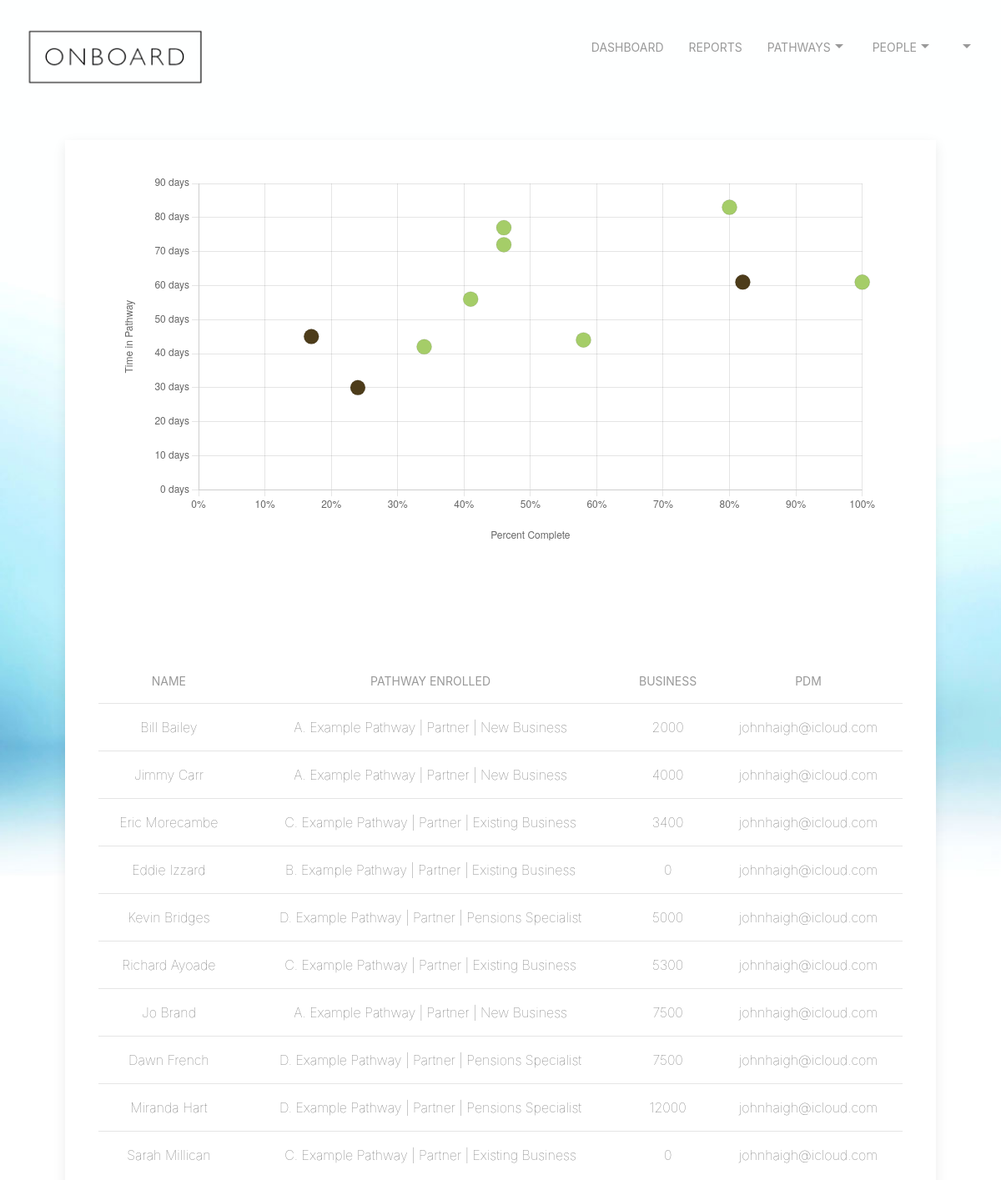
The app's page /view (signed in, upper part), older data.
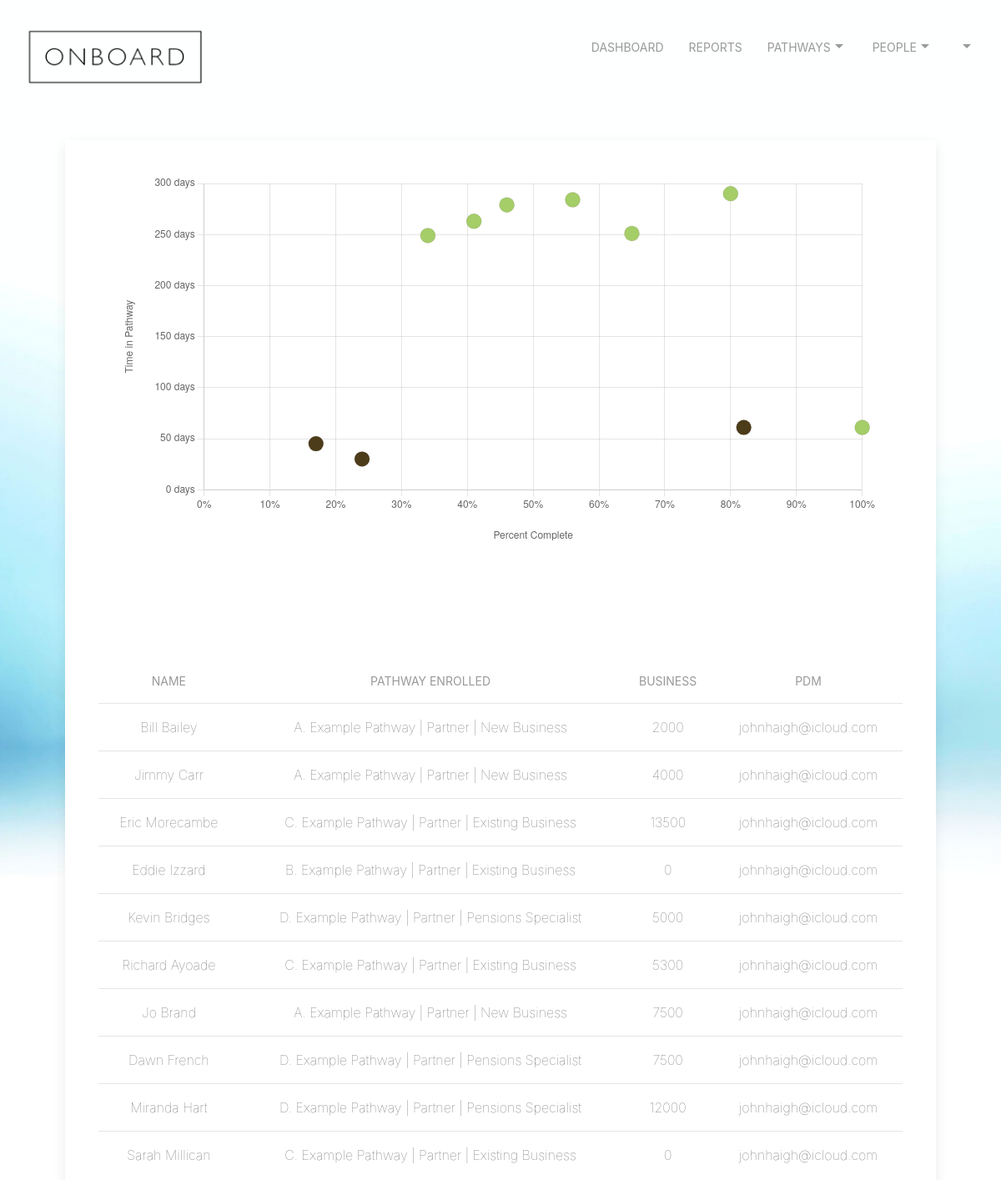
The same page, newer data.
### tables this page shows
CREATE TABLE "people" (
	"id"	integer NOT NULL,
	"firstname"	text NOT NULL,
	"lastname"	text NOT NULL,
	"mobile"	text NOT NULL,
	"email"	text NOT NULL,
	"pdm"	text NOT NULL,
	"bam"	text,
	"pathwayEnrolled"	text,
	"pathwayEnrolledDate"	text,
	"pathwayEnrolledPosition"	text,
	"pathwayEnrolledProgress"	integer,
	"pathwayEnrolledPositionDate"	text,
	"history"	text,
	"exEmployedDeal"	text,
	"exEmployedDealExpiry"	text,
	"businessWrittenPreviousMonth"	integer,
	"businessWrittenYearToDate"	integer,
	"daysinpathway"	integer,
	"estcompletion"	text,
	"score"	int,
	"minincome"	int,
	"practice"	text,
	"dateappointed"	text,
	"dayssinceappointment"	int,
	"appointed"	int,
	"region"	int,
	"completed"	INTEGER,
	PRIMARY KEY("id")
);

### app.py (the view)
@app.route("/view", methods=["GET"])
@login_required
def view():
    if request.method == "GET":
        db = SQL("sqlite:///onboard.db")
        info = db.execute("SELECT * FROM users WHERE id = ?", session["user_id"])
        username = info[0]['email']
        firstname = info[0]['firstname']
        lastname = info[0]['lastname']
        companymail = info[0]['companymail']
        company = info[0]['company']
        fullname = firstname+' '+lastname
        pdms = db.execute("SELECT DISTINCT pdm FROM people WHERE pdm = (SELECT email FROM users WHERE companymail = ? AND company = ?)", companymail, company)
        row = db.execute("SELECT * from people WHERE pdm = (SELECT email FROM users WHERE companymail = ? AND company = ?)", companymail, company)
        names = db.execute("SELECT * FROM users WHERE companymail = ? AND company = ?", companymail, company)
        candidates = []
        percent = []
        colour = []
        days = []
        newlist = []
        i = 0
        while i < len(names):
            rows = db.execute("SELECT * from people WHERE pdm = ? AND appointed = 1", names[i]['email'])
            j = 0
            randomcolour = ('#%06X' % random.randint(0,256**3-1))
            while j < len(rows):
                candidates.append(rows[j]['firstname'] +' '+rows[j]['lastname'])
                percent.append(rows[j]['pathwayEnrolledProgress'])
                days.append(rows[j]['dayssinceappointment'])
                colour.append(randomcolour)
                j = j + 1
            i = i+1
        for h, w in zip(percent, days):
            newlist.append({'x': h, 'y': w})
        scatterdata = str(newlist).replace('\'', '')
        print(scatterdata)
        return render_template('view.html', names = names, rows = rows, scatterdata = scatterdata, colour = colour, candidates = candidates, row = row, company = company, Fullname = fullname)

### app.py (called while the page is built)
@app.after_request
def after_request(response):
    response.headers["Cache-Control"] = "no-cache, no-store, must-revalidate"
    response.headers["Expires"] = 0
    response.headers["Pragma"] = "no-cache"
    return response

def login_required(f):
    @wraps(f)
    def decorated_function(*args, **kwargs):
        if session.get("user_id") is None:
            return redirect("/login")
        return f(*args, **kwargs)
    return decorated_function

### templates/view.html (shortened to what this page needs)
{% extends "layout.html" %}
{% block main %}
<div class="uk-card uk-card-default">
  <div class="uk-text-center uk-card-body">
  <div id="scatter" style="padding-left: 10px; padding-right: 30px; padding-bottom: 80px">
       <canvas id="newscatter"></canvas>
    </div>
    <table class="uk-table uk-table-middle uk-table-divider uk-text uk-text-lighter">
      <tr>
        <th style="text-align: center; vertical-align: middle;">Name</th>
        <th style="text-align: center; vertical-align: middle;">Pathway Enrolled</th>
        <th style="text-align: center; vertical-align: middle;">Business</th>
        <th style="text-align: center; vertical-align: middle;">PDM</th>
      </tr>
      {% for row in row %}
        <tr>
          <td style="text-align: center; vertical-align: middle;">{{row["firstname"]}} {{row["lastname"]}}</td>
          <td style="text-align: center; vertical-align: middle;">{{row["pathwayEnrolled"]}}</td>
          <td style="text-align: center; vertical-align: middle;">{{row["businessWrittenYearToDate"]}}</td>
          <td style="text-align: center; vertical-align: middle;">{{row["pdm"]}}</td>
        </tr>
      {% endfor %}
      </table>
</div>
</div>
{% endblock %}

Row changes from the older to the newer data that the page shows:
changed people "Eric": businessWrittenYearToDate "3400" → "13500"
Text that changed along with them:
chart data {{ scatterdata | safe }}: [{x: 100, y: 61}, {x: 46, y: 77}, {x: 58, y: 44}, {x: 41, y: 56}, {x: 46, y: 72}, {x: 34, y: 42}, {x: 80, y: 83}, {x: 17, y: 45}, {x: 24, y: 30}, {x: 82, y: 61}] → [{x: 100, y: 61}, {x: 56, y: 284}, {x: 65, y: 251}, {x: 41, y: 263}, {x: 46, y: 279}, {x: 34, y: 249}, {x: 80, y: 290}, {x: 17, y: 45}, {x: 24, y: 30}, {x: 82, y: 61}]
